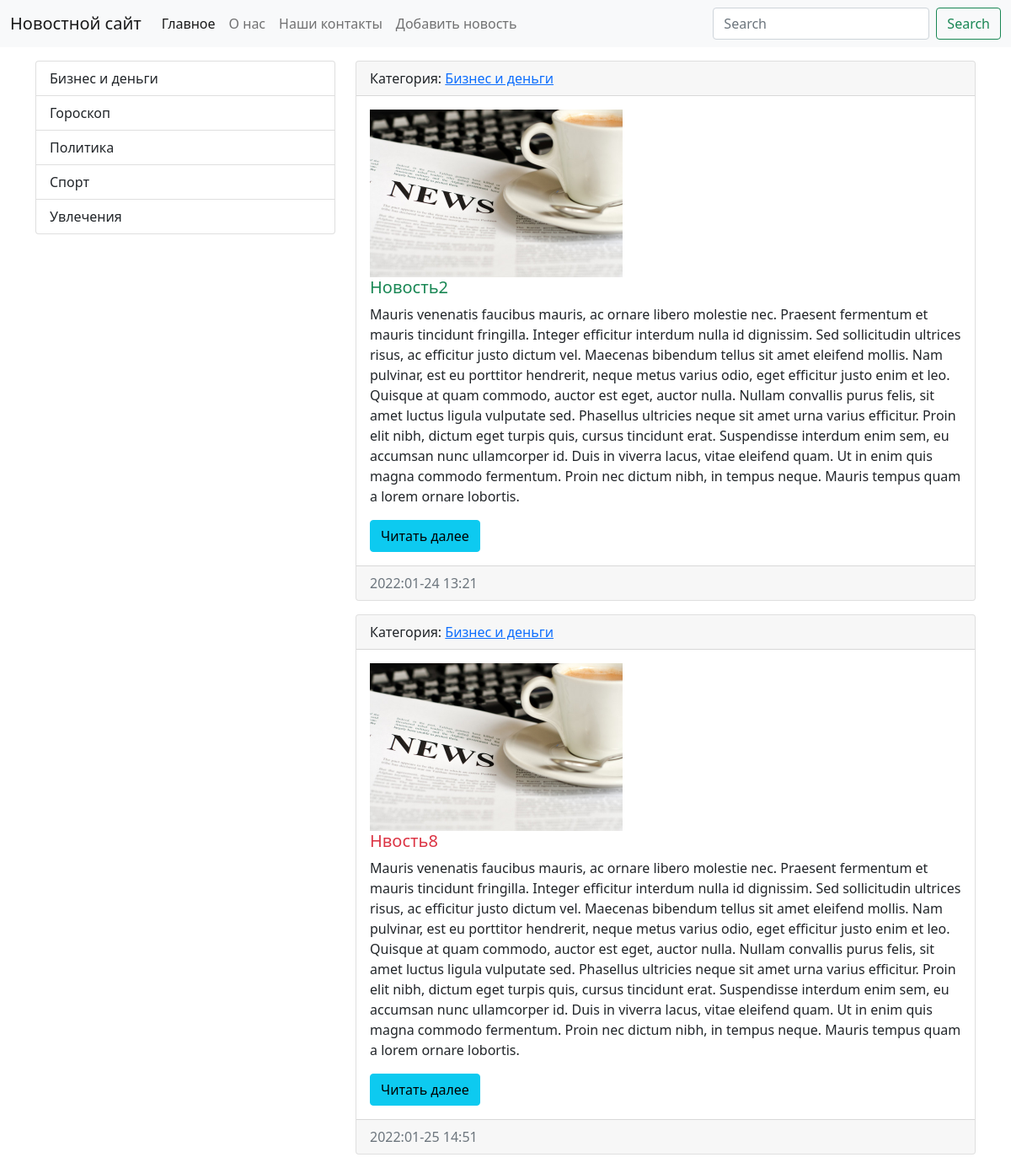
Page /category/4 on the committed database.
### firsrapp/models.py (models this page shows, shortened)
class Category(models.Model):
    title = models.CharField(max_length=150, db_index=True, verbose_name='Категория новости')
    def get_absolute_url(self):
        return "/category/%i" % self.pk
    def __str__(self):
        return self.title
    class Meta:
        verbose_name = 'Категория'
        verbose_name_plural = 'Категории'
        ordering = ['title']

class News(models.Model):
    title = models.CharField(max_length=200, verbose_name='Заголовок')
    content = models.TextField(blank=True, verbose_name='Контент')
    created_date = models.DateTimeField(auto_now_add=True, verbose_name='Создано')
    update_at = models.DateTimeField(auto_now=True, verbose_name='Обновлено')
    photo = models.ImageField(upload_to='photos/%Y/%m/%d', default=' ')
    is_published = models.BooleanField(default=True, verbose_name='Опубликовано')
    category = models.ForeignKey('Category', on_delete=models.PROTECT, verbose_name='Категория',
                                 related_name='findnews')
    views = models.IntegerField(default=0)
    def get_absolute_url(self):
        return "/views_news/%i" % self.pk
    class Meta:
        verbose_name = 'Новость'
        verbose_name_plural = 'Новости'
        ordering = ['created_date']

### firsrapp/views.py (the view)
# urls.py: path('category/<int:category_id>', CategoryViewNews.as_view(extra_context={'title': 'Заголовок категории'}),
class CategoryViewNews(ListView):
    model = News
    template_name = 'firsrapp/home_news_category.html'
    context_object_name = 'news'
    def get_context_data(self, *, object_list=None, **kwargs):
        context = super().get_context_data(**kwargs)
        context['title'] = Category.objects.get(pk=self.kwargs['category_id'])
        return context
    def get_queryset(self):
        return News.objects.filter(category_id=self.kwargs['category_id'], is_published=True)

### firsrapp/templatetags/news_tags.py (called while the page is built)
@register.simple_tag()
def find_category():
    categories = Category.objects.annotate(cnt=Count('title')).filter(cnt__gt=0)
    return Category.objects.all()

### firsrapp/templates/firsrapp/home_news_category.html (shortened to what this page needs)
{% extends 'base.html' %}
{% block sidebar %}
{% include 'inc/_sidebar.html' %}
{% endblock %}
{% block content %}
<div class="">
    {% for i in news %}
    <div class="card mb-3">
      <div class="card-header">
          Категория: <a href="{% url 'category' i.category.pk%}">{{ i.category }}</a>
      </div>
      <div class="card-body">
        <div class="media">
          <div class="media-body">
            {% if i.photo %}
                  <img src="{{ i.photo.url }}" width="300px">
            {% else %}
                 <img src="https://www.escogroup.com/wwwroot/sites/default/files/2017-10/default-placeholder_2.png" width="300px">
            {% endif %}
        <h5 class="card-title {% cycle 'text-success'  'text-danger' %}">{{ i.title }}</h5>
        <p class="card-text">
          {{ i.content }}</p>
        <a href="{{ i.get_absolute_url }}" class="btn btn-info">Читать далее</a>
      </div>
        </div>
      </div>
      <div class="card-footer text-muted">
        {{ i.created_date|date:"Y:m-d H:i" }}
      </div>
    </div>
    {% endfor %}
    </div>
{% endblock %}

### templates/inc/_sidebar.html
        {% load news_tags %}
            <div class="list-group">
                {% find_category as categories %}
                {% for item in categories %}
                   <a href="{{ item.get_absolute_url }}" class="list-group-item list-group-item-action" aria-current="true">
               {{ item.title}}
              </a>
                {%endfor%}
            </div>

### rows in the picture
Category: title "Бизнес и деньги"
Category: title "Гороскоп"
Category: title "Политика"
Category: title "Спорт"
Category: title "Увлечения"
News: category "Бизнес и деньги", photo (picture), title "Новость2", content "Mauris venenatis faucibus mauris, ac ornare libero molestie nec. Praesent fermentum et mauris tincidunt fringilla. Integer efficitur interdum nulla id dignissim. Sed sollicitudin ultrices risus, ac efficitur justo dictum vel. Maecenas bibendum tellus sit amet eleifend mollis. Nam pulvinar, est eu porttitor hendrerit, neque metus varius odio, eget efficitur justo enim et leo. Quisque at quam commodo, auctor est eget, auctor nulla. Nullam convallis purus felis, sit amet luctus ligula vulputate sed. Phasellus ultricies neque sit amet urna varius efficitur. Proin elit nibh, dictum eget turpis quis, cursus tincidunt erat. Suspendisse interdum enim sem, eu accumsan nunc ullamcorper id. Duis in…", created_date "2022:01-24 13:21"
News: category "Бизнес и деньги", photo (picture), title "Нвость8", content "Mauris venenatis faucibus mauris, ac ornare libero molestie nec. Praesent fermentum et mauris tincidunt fringilla. Integer efficitur interdum nulla id dignissim. Sed sollicitudin ultrices risus, ac efficitur justo dictum vel. Maecenas bibendum tellus sit amet eleifend mollis. Nam pulvinar, est eu porttitor hendrerit, neque metus varius odio, eget efficitur justo enim et leo. Quisque at quam commodo, auctor est eget, auctor nulla. Nullam convallis purus felis, sit amet luctus ligula vulputate sed. Phasellus ultricies neque sit amet urna varius efficitur. Proin elit nibh, dictum eget turpis quis, cursus tincidunt erat. Suspendisse interdum enim sem, eu accumsan nunc ullamcorper id. Duis in…", created_date "2022:01-25 14:51"
